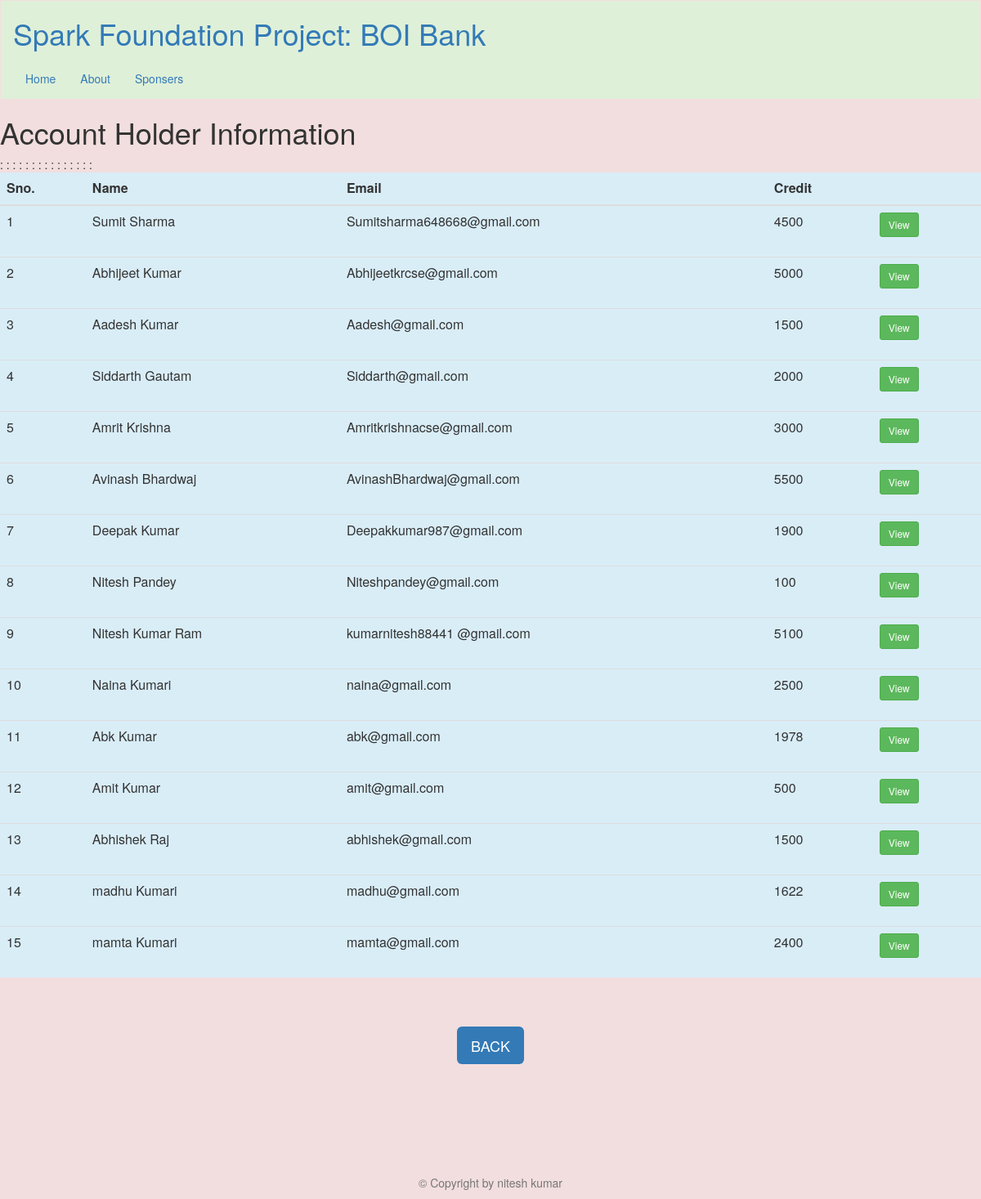
Page /viewusers.php on the committed database.
### tables this page shows
CREATE TABLE `users` (
  `name` varchar(50) DEFAULT NULL,
  `email` varchar(50) DEFAULT NULL,
  `current_balance` double DEFAULT NULL
);

### viewusers.php (the view, shortened to what this page needs)
 <?php
	 $con= mysqli_connect("localhost","root","");
	 mysqli_select_db($con, "banking_system");
	$q="select * from users ";
	$result=mysqli_query($con,$q);
	$row_count=mysqli_num_rows($result);
?>
<html>
<head>
<link rel="stylesheet" href="https://maxcdn.bootstrapcdn.com/bootstrap/3.4.1/css/bootstrap.min.css">
</head>
<body class="bg-danger">
	<?php include_once 'header.php' ?>
    <table class="table bg-info table-hover table-responsive">
	<h1>Account Holder Information</h1>
		<thead>
			<th>Sno.</th>
			<th>Name</th>
			<th>Email</th>
			<th>Credit</th>
			<th></th>
		</thead>
		<tbody>
		<?php for($i=1;$i<=$row_count;$i++){?>
        <tr>
			<?php
				$row=mysqli_fetch_array($result);
				if($row["name"!=null]){
					echo "<td> {$i}</td>
						  <td> {$row["name"]}</td>
						  <td> {$row["email"]}</td>
						  <td> {$row["current_balance"]} </td>
						  <td><form action='user.php' method='post' class='view'>
						      <button class='btn btn-sm btn-success'type='submit' name='name' value='{$row["name"]}'>View</button>
					          </form>
						  </td>:
					";}
			?>
		</tr>
		<?php }	?>
		</tbody>
	</table><br><br>
 <div class="form-group text-center">
	 <a href="index.php"><button class=" btn btn-lg from-control bg-primary ">BACK</button></a>
</div>
<?php include_once 'footer.php' ?>
</body>
</html>

### rows in the picture
users: name "Sumit Sharma", email "Sumitsharma648668@gmail.com", current_balance "4500"
users: name "Abhijeet Kumar", email "Abhijeetkrcse@gmail.com", current_balance "5000"
users: name "Aadesh Kumar", email "Aadesh@gmail.com", current_balance "1500"
users: name "Siddarth Gautam", email "Siddarth@gmail.com", current_balance "2000"
users: name "Amrit Krishna", email "Amritkrishnacse@gmail.com", current_balance "3000"
users: name "Avinash Bhardwaj", email "AvinashBhardwaj@gmail.com", current_balance "5500"
users: name "Deepak Kumar", email "Deepakkumar987@gmail.com", current_balance "1900"
users: name "Nitesh Pandey", email "Niteshpandey@gmail.com", current_balance "100"
users: name "Nitesh Kumar Ram", email "kumarnitesh88441 @gmail.com", current_balance "5100"
users: name "Naina Kumari", email "naina@gmail.com", current_balance "2500"
users: name "Abk Kumar", email "abk@gmail.com", current_balance "1978"
users: name "Amit Kumar", email "amit@gmail.com", current_balance "500"
users: name "Abhishek Raj", email "abhishek@gmail.com", current_balance "1500"
users: name "madhu Kumari", email "madhu@gmail.com", current_balance "1622"
users: name "mamta Kumari", email "mamta@gmail.com", current_balance "2400"
